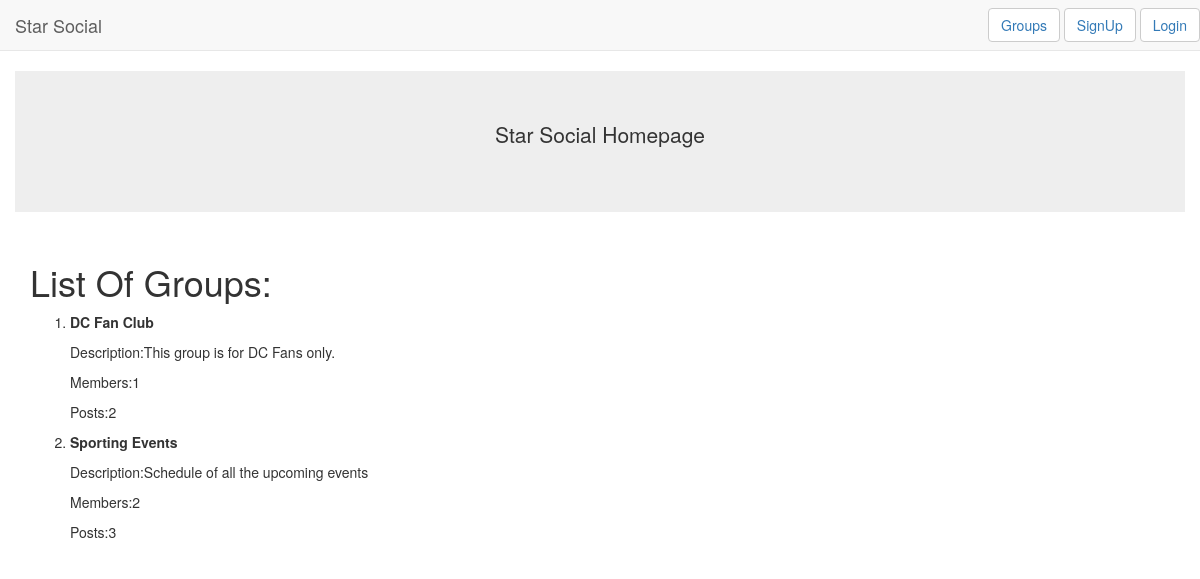
Page /signlog/groups1/ on the committed database.
### signlog/models.py (models this page shows, shortened)
class Groups(models.Model):
    name = models.CharField(max_length=256)
    desc = models.TextField()
    cjoin = models.IntegerField(default=0)
    tf = models.BooleanField(default=False)
    cpost=models.IntegerField(default=0)
    usrname=models.CharField(max_length=256,default=',')
    usrrname=models.CharField(max_length=256,default=',')

### signlog/views.py (the view)
class GroupsListView(ListView):
    context_object_name = 'Ngroups'
    model = models.Groups

### signlog/templates/signlog/groups_list.html
{% extends 'base1.html' %}
{% block body_block %}
<h1>List Of Groups:</h1>
<ol>
{% for grp in Ngroups %}
    <li><p style="font-weight: 700;">{{grp.name}}</p>
        <p style="font-weight: 400;">Description:{{grp.desc}}</p>
        <p style="font-weight: 400;">Members:{{grp.cjoin}}</p>
        <p style="font-weight: 400;">Posts:{{grp.cpost}}</p>
    </li>
    {% endfor %}
</ol>
{% endblock %}

### rows in the picture
Groups: name "DC Fan Club", desc "This group is for DC Fans only.", cjoin "1", cpost "2"
Groups: name "Sporting Events", desc "Schedule of all the upcoming events", cjoin "2", cpost "3"
